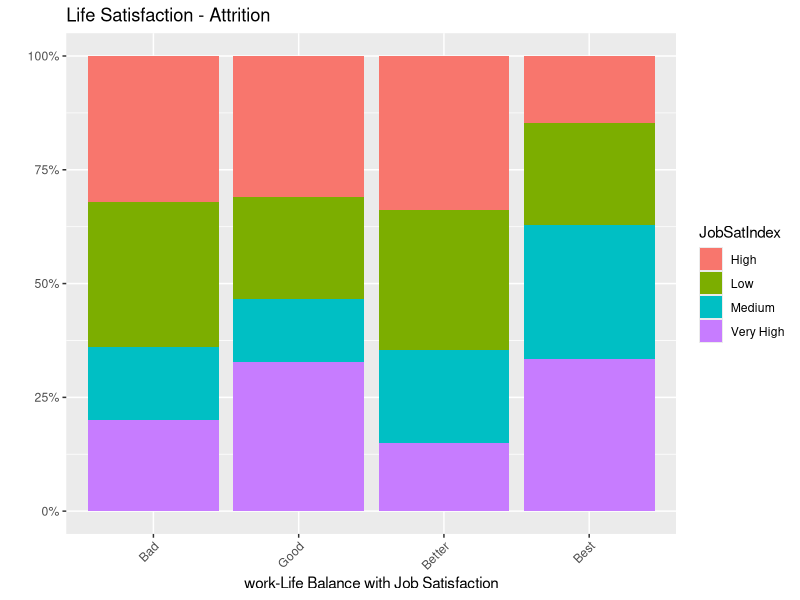
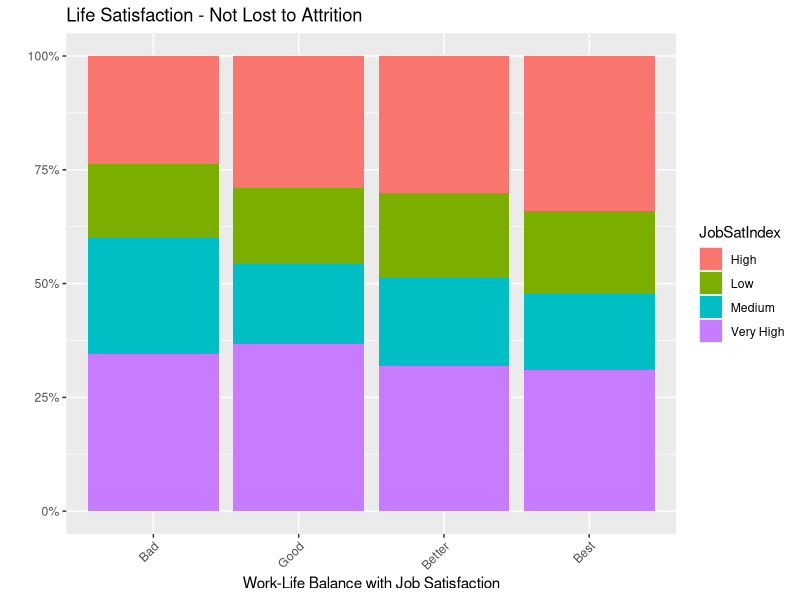
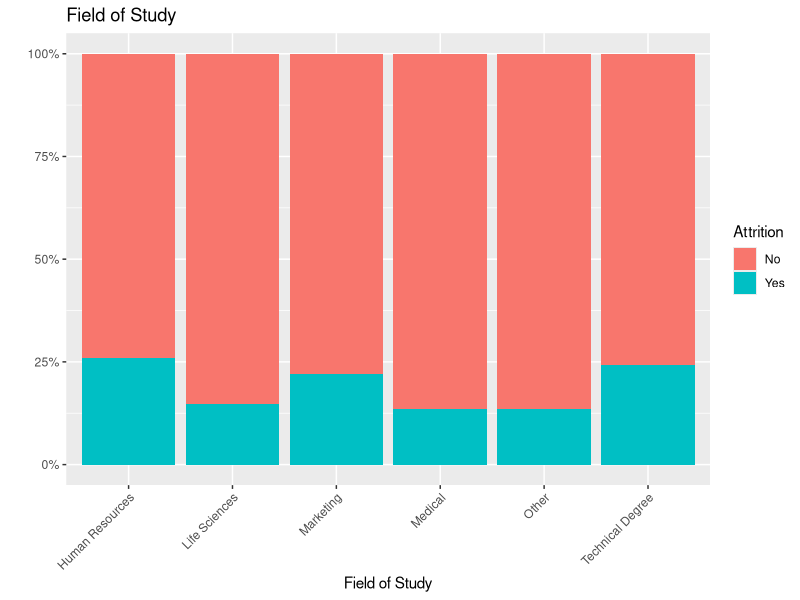
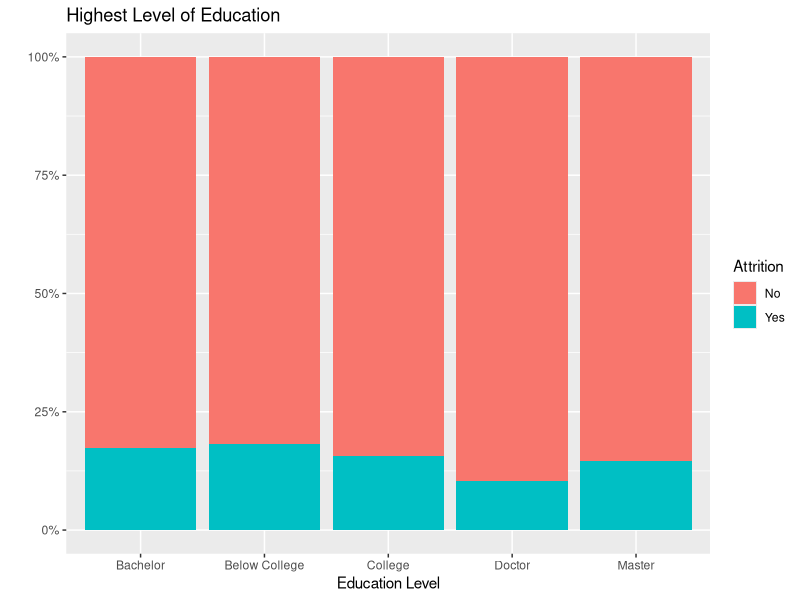
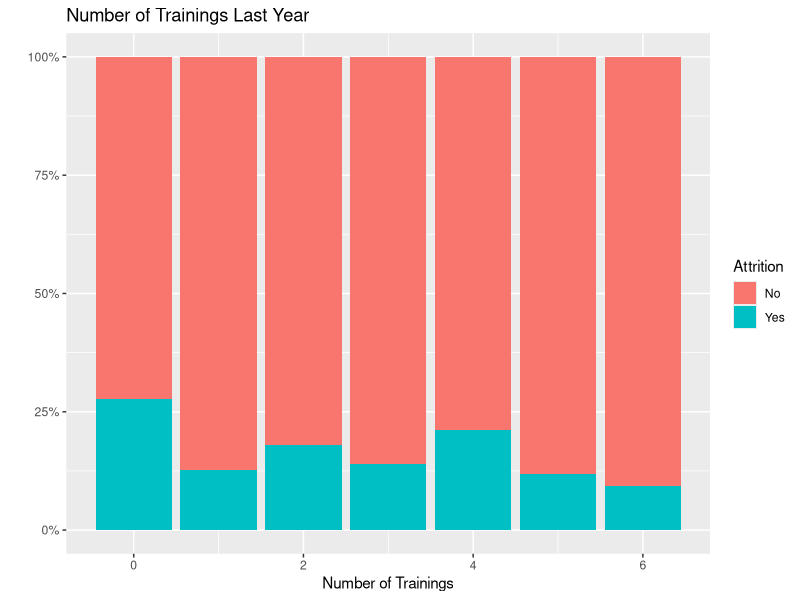
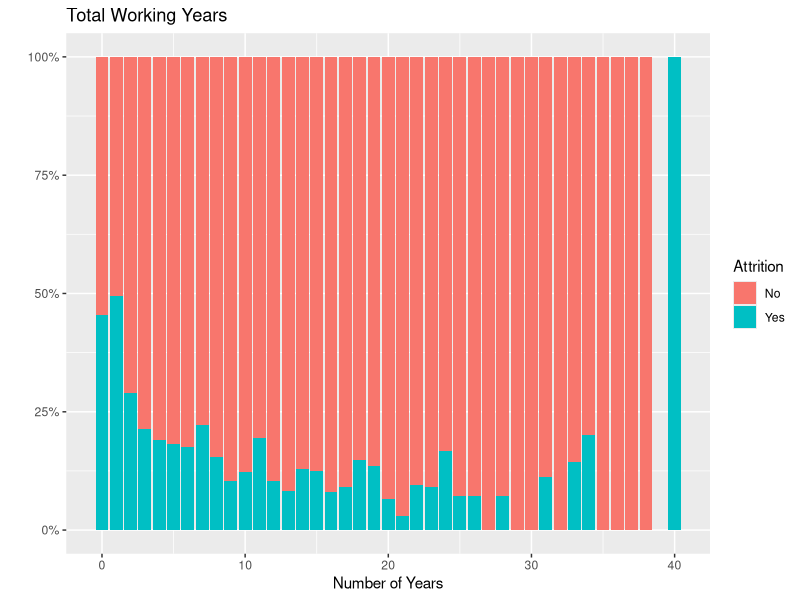
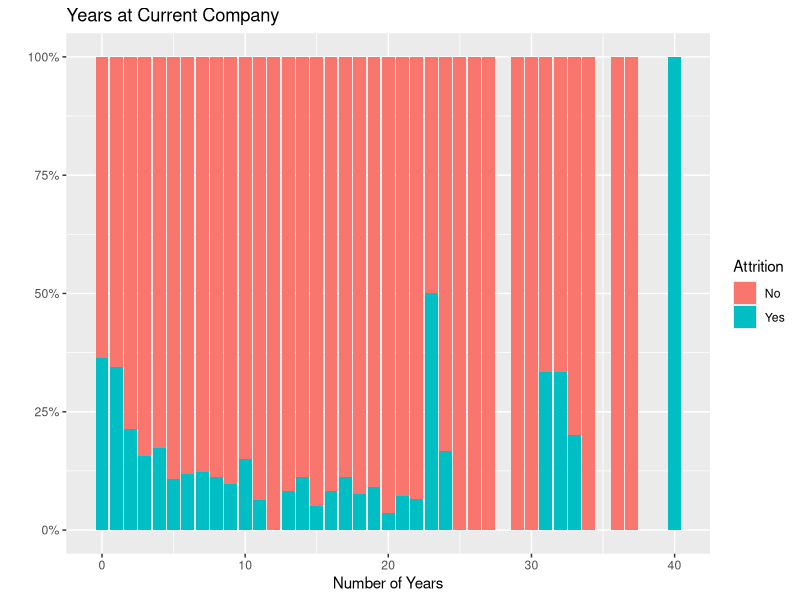
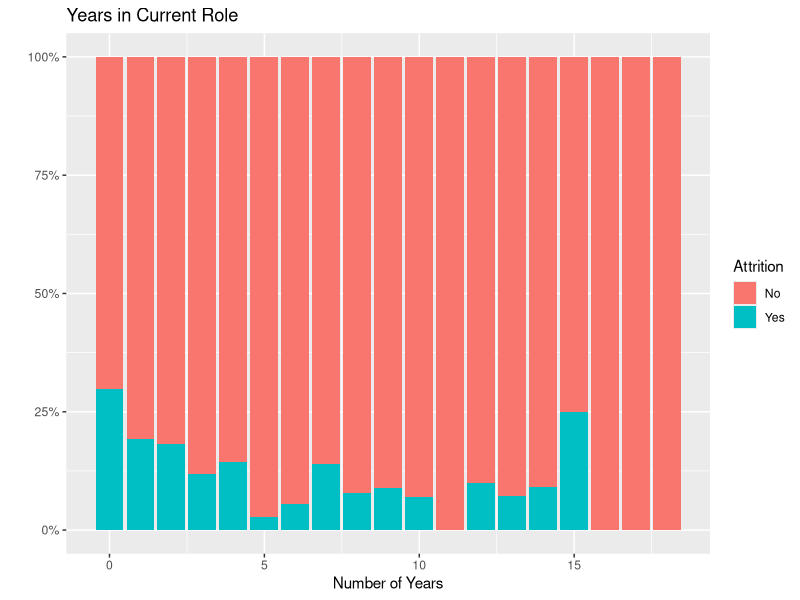

These figures' R source, in order:
## ---- chunk 1
knitr::opts_chunk$set(echo = TRUE)
## ---- chunk 2
library(readxl)
library(ggplot2)
## ---- chunk 3
df <- read_excel(path = "Attrition_Data_Clean.xlsx", sheet = "HR-employee-attrition Data")
## ---- chunk 4
#Create a Life Satisfaction data frame with Attrition (Yes), Work Life Balance and Job Satsifaction.
Satisfaction <- subset(df, Attrition=="Yes", select=c(JobSatIndex, WorkLifeFit, Attrition))
head(Satisfaction)

#Create a visual to display.
ggplot(Satisfaction, aes(x = WorkLifeFit, fill = JobSatIndex)) + geom_bar(position = "fill") + labs(title = "Life Satisfaction - Attrition", x = "work-Life Balance with Job Satisfaction", y = "", color = "")+ scale_y_continuous(labels = scales::percent) + theme(axis.text.x = element_text(angle = 45, hjust = 1)) + scale_x_discrete(limits=c("Bad","Good","Better","Best"))


#Create a Life Satisfaction data frame with Attrition (No), Work Life Balance and Job Satsifaction.
SatisfactionN <- subset(df, Attrition=="No", select=c(JobSatIndex, WorkLifeFit, Attrition))
head(SatisfactionN)

#Create a visual to display.
ggplot(SatisfactionN, aes(x = WorkLifeFit, fill = JobSatIndex)) + geom_bar(position = "fill") + labs(title = "Life Satisfaction - Not Lost to Attrition", x = "Work-Life Balance with Job Satisfaction", y = "", color = "")+ scale_y_continuous(labels = scales::percent) + theme(axis.text.x = element_text(angle = 45, hjust = 1)) + scale_x_discrete(limits=c("Bad","Good","Better","Best"))
## ---- chunk 5
#Field of Study
ggplot(df, aes(x = FieldOfStudy, fill = Attrition)) + geom_bar(position = "fill") + labs(title = "Field of Study", x = "Field of Study", y = "", color = "")+ scale_y_continuous(labels = scales::percent) + theme(axis.text.x = element_text(angle = 45, hjust = 1))
## ---- chunk 6
#Highest Level of Education
ggplot(df, aes(x = Education, fill = Attrition)) + geom_bar(position = "fill") + labs(title = "Highest Level of Education", x = "Education Level", y = "", color = "")+ scale_y_continuous(labels = scales::percent)
## ---- chunk 7
#Number of Trainings Last Year
ggplot(df, aes(x = TrainedLstYr, fill = Attrition)) + geom_bar(position = "fill") + labs(title = "Number of Trainings Last Year", x = "Number of Trainings", y = "", color = "")+ scale_y_continuous(labels = scales::percent)
## ---- chunk 8
#Total Working Years
ggplot(df, aes(x = TotWorkExp, fill = Attrition)) + geom_bar(position = "fill") + labs(title = "Total Working Years", x = "Number of Years", y = "", color = "")+ scale_y_continuous(labels = scales::percent)
## ---- chunk 9
#Years at Current Company
ggplot(df, aes(x = YrsAtCompany, fill = Attrition)) + geom_bar(position = "fill") + labs(title = "Years at Current Company", x = "Number of Years", y = "", color = "")+ scale_y_continuous(labels = scales::percent)
## ---- chunk 10
#Years in Current Role
ggplot(df, aes(x = YrsInRole, fill = Attrition)) + geom_bar(position = "fill") + labs(title = "Years in Current Role", x = "Number of Years", y = "", color = "")+ scale_y_continuous(labels = scales::percent)
## ---- chunk 11
#Years Since Last Promotion
ggplot(df, aes(x = LastPromoted, fill = Attrition)) + geom_bar(position = "fill") + labs(title = "Years Since Last Promotion", x = "Number of Years", y = "", color = "")+ scale_y_continuous(labels = scales::percent)
## ---- chunk 12
#Years with Current Manager
ggplot(df, aes(x = YrsWithMgr, fill = Attrition)) + geom_bar(position = "fill") + labs(title = "Years with Current Manager", x = "Number of Years", y = "", color = "")+ scale_y_continuous(labels = scales::percent)
